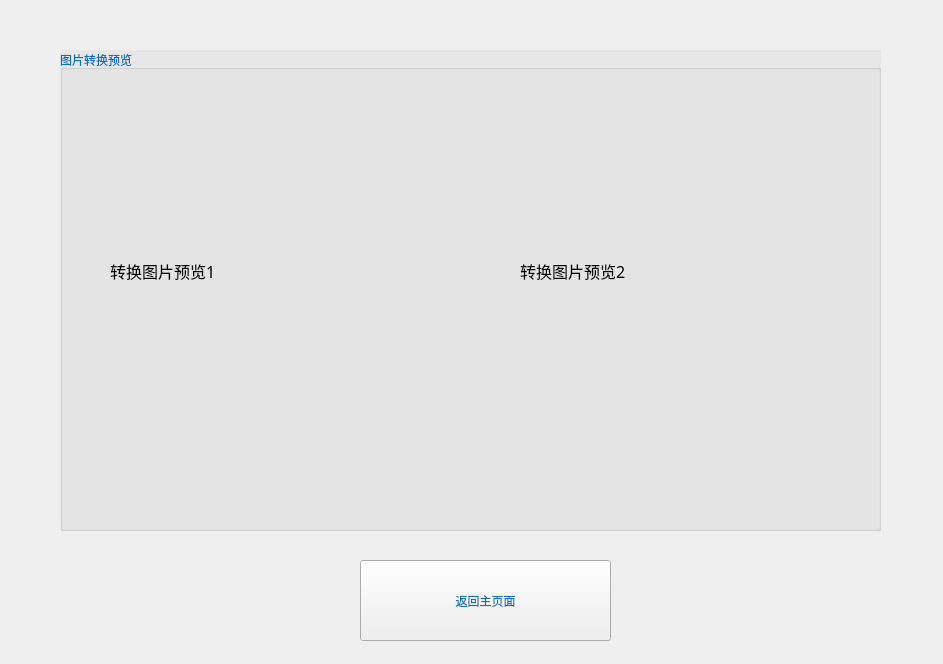
<?xml version="1.0" encoding="UTF-8"?>
<ui version="4.0">
 <class>Form</class>
 <widget class="QWidget" name="Form">
  <property name="geometry">
   <rect>
    <x>0</x>
    <y>0</y>
    <width>943</width>
    <height>664</height>
   </rect>
  </property>
  <property name="windowTitle">
   <string>Form</string>
  </property>
  <widget class="QGroupBox" name="groupBox">
   <property name="geometry">
    <rect>
     <x>60</x>
     <y>50</y>
     <width>821</width>
     <height>481</height>
    </rect>
   </property>
   <property name="palette">
    <palette>
     <active>
      <colorrole role="WindowText">
       <brush brushstyle="SolidPattern">
        <color alpha="255">
         <red>16</red>
         <green>113</green>
         <blue>184</blue>
        </color>
       </brush>
      </colorrole>
      <colorrole role="Button">
       <brush brushstyle="SolidPattern">
        <color alpha="255">
         <red>16</red>
         <green>113</green>
         <blue>184</blue>
        </color>
       </brush>
      </colorrole>
      <colorrole role="Light">
       <brush brushstyle="SolidPattern">
        <color alpha="255">
         <red>16</red>
         <green>113</green>
         <blue>184</blue>
        </color>
       </brush>
      </colorrole>
      <colorrole role="Midlight">
       <brush brushstyle="SolidPattern">
        <color alpha="255">
         <red>16</red>
         <green>113</green>
         <blue>184</blue>
        </color>
       </brush>
      </colorrole>
      <colorrole role="Dark">
       <brush brushstyle="SolidPattern">
        <color alpha="255">
         <red>16</red>
         <green>113</green>
         <blue>184</blue>
        </color>
       </brush>
      </colorrole>
      <colorrole role="Mid">
       <brush brushstyle="SolidPattern">
        <color alpha="255">
         <red>16</red>
         <green>113</green>
         <blue>184</blue>
        </color>
       </brush>
      </colorrole>
      <colorrole role="Text">
       <brush brushstyle="SolidPattern">
        <color alpha="255">
         <red>0</red>
         <green>0</green>
         <blue>0</blue>
        </color>
       </brush>
      </colorrole>
      <colorrole role="BrightText">
       <brush brushstyle="SolidPattern">
        <color alpha="255">
         <red>16</red>
         <green>113</green>
         <blue>184</blue>
        </color>
       </brush>
      </colorrole>
      <colorrole role="ButtonText">
       <brush brushstyle="SolidPattern">
        <color alpha="255">
         <red>0</red>
         <green>0</green>
         <blue>0</blue>
        </color>
       </brush>
      </colorrole>
      <colorrole role="Base">
       <brush brushstyle="SolidPattern">
        <color alpha="255">
         <red>16</red>
         <green>113</green>
         <blue>184</blue>
        </color>
       </brush>
      </colorrole>
      <colorrole role="Window">
       <brush brushstyle="SolidPattern">
        <color alpha="255">
         <red>231</red>
         <green>231</green>
         <blue>231</blue>
        </color>
       </brush>
      </colorrole>
      <colorrole role="Shadow">
       <brush brushstyle="SolidPattern">
        <color alpha="255">
         <red>16</red>
         <green>113</green>
         <blue>184</blue>
        </color>
       </brush>
      </colorrole>
      <colorrole role="HighlightedText">
       <brush brushstyle="SolidPattern">
        <color alpha="255">
         <red>16</red>
         <green>113</green>
         <blue>184</blue>
        </color>
       </brush>
      </colorrole>
      <colorrole role="AlternateBase">
       <brush brushstyle="SolidPattern">
        <color alpha="255">
         <red>16</red>
         <green>113</green>
         <blue>184</blue>
        </color>
       </brush>
      </colorrole>
      <colorrole role="NoRole">
       <brush brushstyle="SolidPattern">
        <color alpha="255">
         <red>16</red>
         <green>113</green>
         <blue>184</blue>
        </color>
       </brush>
      </colorrole>
      <colorrole role="ToolTipBase">
       <brush brushstyle="SolidPattern">
        <color alpha="255">
         <red>16</red>
         <green>113</green>
         <blue>184</blue>
        </color>
       </brush>
      </colorrole>
      <colorrole role="ToolTipText">
       <brush brushstyle="SolidPattern">
        <color alpha="255">
         <red>16</red>
         <green>113</green>
         <blue>184</blue>
        </color>
       </brush>
      </colorrole>
     </active>
     <inactive>
      <colorrole role="WindowText">
       <brush brushstyle="SolidPattern">
        <color alpha="255">
         <red>16</red>
         <green>113</green>
         <blue>184</blue>
        </color>
       </brush>
      </colorrole>
      <colorrole role="Button">
       <brush brushstyle="SolidPattern">
        <color alpha="255">
         <red>16</red>
         <green>113</green>
         <blue>184</blue>
        </color>
       </brush>
      </colorrole>
      <colorrole role="Light">
       <brush brushstyle="SolidPattern">
        <color alpha="255">
         <red>16</red>
         <green>113</green>
         <blue>184</blue>
        </color>
       </brush>
      </colorrole>
      <colorrole role="Midlight">
       <brush brushstyle="SolidPattern">
        <color alpha="255">
         <red>16</red>
         <green>113</green>
         <blue>184</blue>
        </color>
       </brush>
      </colorrole>
      <colorrole role="Dark">
       <brush brushstyle="SolidPattern">
        <color alpha="255">
         <red>16</red>
         <green>113</green>
         <blue>184</blue>
        </color>
       </brush>
      </colorrole>
      <colorrole role="Mid">
       <brush brushstyle="SolidPattern">
        <color alpha="255">
         <red>16</red>
         <green>113</green>
         <blue>184</blue>
        </color>
       </brush>
      </colorrole>
      <colorrole role="Text">
       <brush brushstyle="SolidPattern">
        <color alpha="255">
         <red>0</red>
         <green>0</green>
         <blue>0</blue>
        </color>
       </brush>
      </colorrole>
      <colorrole role="BrightText">
       <brush brushstyle="SolidPattern">
        <color alpha="255">
         <red>16</red>
         <green>113</green>
         <blue>184</blue>
        </color>
       </brush>
      </colorrole>
      <colorrole role="ButtonText">
       <brush brushstyle="SolidPattern">
        <color alpha="255">
         <red>0</red>
         <green>0</green>
         <blue>0</blue>
        </color>
       </brush>
      </colorrole>
      <colorrole role="Base">
       <brush brushstyle="SolidPattern">
        <color alpha="255">
         <red>16</red>
         <green>113</green>
         <blue>184</blue>
        </color>
       </brush>
      </colorrole>
      <colorrole role="Window">
       <brush brushstyle="SolidPattern">
        <color alpha="255">
         <red>231</red>
         <green>231</green>
         <blue>231</blue>
        </color>
       </brush>
      </colorrole>
      <colorrole role="Shadow">
       <brush brushstyle="SolidPattern">
        <color alpha="255">
         <red>16</red>
         <green>113</green>
         <blue>184</blue>
        </color>
       </brush>
      </colorrole>
      <colorrole role="HighlightedText">
       <brush brushstyle="SolidPattern">
        <color alpha="255">
         <red>16</red>
         <green>113</green>
         <blue>184</blue>
        </color>
       </brush>
      </colorrole>
      <colorrole role="AlternateBase">
       <brush brushstyle="SolidPattern">
        <color alpha="255">
         <red>16</red>
         <green>113</green>
         <blue>184</blue>
        </color>
       </brush>
      </colorrole>
      <colorrole role="NoRole">
       <brush brushstyle="SolidPattern">
        <color alpha="255">
         <red>16</red>
         <green>113</green>
         <blue>184</blue>
        </color>
       </brush>
      </colorrole>
      <colorrole role="ToolTipBase">
       <brush brushstyle="SolidPattern">
        <color alpha="255">
         <red>16</red>
         <green>113</green>
         <blue>184</blue>
        </color>
       </brush>
      </colorrole>
      <colorrole role="ToolTipText">
       <brush brushstyle="SolidPattern">
        <color alpha="255">
         <red>16</red>
         <green>113</green>
         <blue>184</blue>
        </color>
       </brush>
      </colorrole>
     </inactive>
     <disabled>
      <colorrole role="WindowText">
       <brush brushstyle="SolidPattern">
        <color alpha="255">
         <red>16</red>
         <green>113</green>
         <blue>184</blue>
        </color>
       </brush>
      </colorrole>
      <colorrole role="Button">
       <brush brushstyle="SolidPattern">
        <color alpha="255">
         <red>16</red>
         <green>113</green>
         <blue>184</blue>
        </color>
       </brush>
      </colorrole>
      <colorrole role="Light">
       <brush brushstyle="SolidPattern">
        <color alpha="255">
         <red>16</red>
         <green>113</green>
         <blue>184</blue>
        </color>
       </brush>
      </colorrole>
      <colorrole role="Midlight">
       <brush brushstyle="SolidPattern">
        <color alpha="255">
         <red>16</red>
         <green>113</green>
         <blue>184</blue>
        </color>
       </brush>
      </colorrole>
      <colorrole role="Dark">
       <brush brushstyle="SolidPattern">
        <color alpha="255">
         <red>16</red>
         <green>113</green>
         <blue>184</blue>
        </color>
       </brush>
      </colorrole>
      <colorrole role="Mid">
       <brush brushstyle="SolidPattern">
        <color alpha="255">
         <red>16</red>
         <green>113</green>
         <blue>184</blue>
        </color>
       </brush>
      </colorrole>
      <colorrole role="Text">
       <brush brushstyle="SolidPattern">
        <color alpha="255">
         <red>16</red>
         <green>113</green>
         <blue>184</blue>
        </color>
       </brush>
      </colorrole>
      <colorrole role="BrightText">
       <brush brushstyle="SolidPattern">
        <color alpha="255">
         <red>16</red>
         <green>113</green>
         <blue>184</blue>
        </color>
       </brush>
      </colorrole>
      <colorrole role="ButtonText">
       <brush brushstyle="SolidPattern">
        <color alpha="255">
         <red>16</red>
         <green>113</green>
         <blue>184</blue>
        </color>
       </brush>
      </colorrole>
      <colorrole role="Base">
       <brush brushstyle="SolidPattern">
        <color alpha="255">
         <red>231</red>
         <green>231</green>
         <blue>231</blue>
        </color>
       </brush>
      </colorrole>
      <colorrole role="Window">
       <brush brushstyle="SolidPattern">
        <color alpha="255">
         <red>231</red>
         <green>231</green>
         <blue>231</blue>
        </color>
       </brush>
      </colorrole>
      <colorrole role="Shadow">
       <brush brushstyle="SolidPattern">
        <color alpha="255">
         <red>16</red>
         <green>113</green>
         <blue>184</blue>
        </color>
       </brush>
      </colorrole>
      <colorrole role="HighlightedText">
       <brush brushstyle="SolidPattern">
        <color alpha="255">
         <red>16</red>
         <green>113</green>
         <blue>184</blue>
        </color>
       </brush>
      </colorrole>
      <colorrole role="AlternateBase">
       <brush brushstyle="SolidPattern">
        <color alpha="255">
         <red>16</red>
         <green>113</green>
         <blue>184</blue>
        </color>
       </brush>
      </colorrole>
      <colorrole role="NoRole">
       <brush brushstyle="SolidPattern">
        <color alpha="255">
         <red>16</red>
         <green>113</green>
         <blue>184</blue>
        </color>
       </brush>
      </colorrole>
      <colorrole role="ToolTipBase">
       <brush brushstyle="SolidPattern">
        <color alpha="255">
         <red>16</red>
         <green>113</green>
         <blue>184</blue>
        </color>
       </brush>
      </colorrole>
      <colorrole role="ToolTipText">
       <brush brushstyle="SolidPattern">
        <color alpha="255">
         <red>16</red>
         <green>113</green>
         <blue>184</blue>
        </color>
       </brush>
      </colorrole>
     </disabled>
    </palette>
   </property>
   <property name="autoFillBackground">
    <bool>true</bool>
   </property>
   <property name="styleSheet">
    <string notr="true">font: 18pt &quot;楷体&quot;;</string>
   </property>
   <property name="title">
    <string>图片转换预览</string>
   </property>
   <widget class="QLabel" name="label">
    <property name="geometry">
     <rect>
      <x>50</x>
      <y>70</y>
      <width>321</width>
      <height>301</height>
     </rect>
    </property>
    <property name="palette">
     <palette>
      <active>
       <colorrole role="WindowText">
        <brush brushstyle="SolidPattern">
         <color alpha="255">
          <red>0</red>
          <green>0</green>
          <blue>0</blue>
         </color>
        </brush>
       </colorrole>
       <colorrole role="Text">
        <brush brushstyle="SolidPattern">
         <color alpha="255">
          <red>0</red>
          <green>0</green>
          <blue>0</blue>
         </color>
        </brush>
       </colorrole>
       <colorrole role="ButtonText">
        <brush brushstyle="SolidPattern">
         <color alpha="255">
          <red>0</red>
          <green>0</green>
          <blue>0</blue>
         </color>
        </brush>
       </colorrole>
       <colorrole role="AlternateBase">
        <brush brushstyle="SolidPattern">
         <color alpha="255">
          <red>0</red>
          <green>0</green>
          <blue>0</blue>
         </color>
        </brush>
       </colorrole>
      </active>
      <inactive>
       <colorrole role="WindowText">
        <brush brushstyle="SolidPattern">
         <color alpha="255">
          <red>0</red>
          <green>0</green>
          <blue>0</blue>
         </color>
        </brush>
       </colorrole>
       <colorrole role="Text">
        <brush brushstyle="SolidPattern">
         <color alpha="255">
          <red>0</red>
          <green>0</green>
          <blue>0</blue>
         </color>
        </brush>
       </colorrole>
       <colorrole role="ButtonText">
        <brush brushstyle="SolidPattern">
         <color alpha="255">
          <red>0</red>
          <green>0</green>
          <blue>0</blue>
         </color>
        </brush>
       </colorrole>
       <colorrole role="AlternateBase">
        <brush brushstyle="SolidPattern">
         <color alpha="255">
          <red>0</red>
          <green>0</green>
          <blue>0</blue>
         </color>
        </brush>
       </colorrole>
      </inactive>
      <disabled>
       <colorrole role="WindowText">
        <brush brushstyle="SolidPattern">
         <color alpha="255">
          <red>0</red>
          <green>0</green>
          <blue>0</blue>
         </color>
        </brush>
       </colorrole>
       <colorrole role="Text">
        <brush brushstyle="SolidPattern">
         <color alpha="255">
          <red>0</red>
          <green>0</green>
          <blue>0</blue>
         </color>
        </brush>
       </colorrole>
       <colorrole role="ButtonText">
        <brush brushstyle="SolidPattern">
         <color alpha="255">
          <red>0</red>
          <green>0</green>
          <blue>0</blue>
         </color>
        </brush>
       </colorrole>
       <colorrole role="AlternateBase">
        <brush brushstyle="SolidPattern">
         <color alpha="255">
          <red>0</red>
          <green>0</green>
          <blue>0</blue>
         </color>
        </brush>
       </colorrole>
      </disabled>
     </palette>
    </property>
    <property name="font">
     <font>
      <family>楷体</family>
      <pointsize>12</pointsize>
      <weight>50</weight>
      <italic>false</italic>
      <bold>false</bold>
     </font>
    </property>
    <property name="styleSheet">
     <string notr="true">font: 12pt &quot;楷体&quot;;color:rgb(0, 0,0)</string>
    </property>
    <property name="text">
     <string>转换图片预览1</string>
    </property>
   </widget>
   <widget class="QLabel" name="label_2">
    <property name="geometry">
     <rect>
      <x>460</x>
      <y>70</y>
      <width>321</width>
      <height>301</height>
     </rect>
    </property>
    <property name="palette">
     <palette>
      <active>
       <colorrole role="WindowText">
        <brush brushstyle="SolidPattern">
         <color alpha="255">
          <red>0</red>
          <green>0</green>
          <blue>0</blue>
         </color>
        </brush>
       </colorrole>
       <colorrole role="Text">
        <brush brushstyle="SolidPattern">
         <color alpha="255">
          <red>0</red>
          <green>0</green>
          <blue>0</blue>
         </color>
        </brush>
       </colorrole>
       <colorrole role="ButtonText">
        <brush brushstyle="SolidPattern">
         <color alpha="255">
          <red>0</red>
          <green>0</green>
          <blue>0</blue>
         </color>
        </brush>
       </colorrole>
       <colorrole role="AlternateBase">
        <brush brushstyle="SolidPattern">
         <color alpha="255">
          <red>0</red>
          <green>0</green>
          <blue>0</blue>
         </color>
        </brush>
       </colorrole>
      </active>
      <inactive>
       <colorrole role="WindowText">
        <brush brushstyle="SolidPattern">
         <color alpha="255">
          <red>0</red>
          <green>0</green>
          <blue>0</blue>
         </color>
        </brush>
       </colorrole>
       <colorrole role="Text">
        <brush brushstyle="SolidPattern">
         <color alpha="255">
          <red>0</red>
          <green>0</green>
          <blue>0</blue>
         </color>
        </brush>
       </colorrole>
       <colorrole role="ButtonText">
        <brush brushstyle="SolidPattern">
         <color alpha="255">
          <red>0</red>
          <green>0</green>
          <blue>0</blue>
         </color>
        </brush>
       </colorrole>
       <colorrole role="AlternateBase">
        <brush brushstyle="SolidPattern">
         <color alpha="255">
          <red>0</red>
          <green>0</green>
          <blue>0</blue>
         </color>
        </brush>
       </colorrole>
      </inactive>
      <disabled>
       <colorrole role="WindowText">
        <brush brushstyle="SolidPattern">
         <color alpha="255">
          <red>0</red>
          <green>0</green>
          <blue>0</blue>
         </color>
        </brush>
       </colorrole>
       <colorrole role="Text">
        <brush brushstyle="SolidPattern">
         <color alpha="255">
          <red>0</red>
          <green>0</green>
          <blue>0</blue>
         </color>
        </brush>
       </colorrole>
       <colorrole role="ButtonText">
        <brush brushstyle="SolidPattern">
         <color alpha="255">
          <red>0</red>
          <green>0</green>
          <blue>0</blue>
         </color>
        </brush>
       </colorrole>
       <colorrole role="AlternateBase">
        <brush brushstyle="SolidPattern">
         <color alpha="255">
          <red>0</red>
          <green>0</green>
          <blue>0</blue>
         </color>
        </brush>
       </colorrole>
      </disabled>
     </palette>
    </property>
    <property name="font">
     <font>
      <family>楷体</family>
      <pointsize>12</pointsize>
      <weight>50</weight>
      <italic>false</italic>
      <bold>false</bold>
     </font>
    </property>
    <property name="styleSheet">
     <string notr="true">font: 12pt &quot;楷体&quot;;color:rgb(0, 0,0)</string>
    </property>
    <property name="text">
     <string>转换图片预览2</string>
    </property>
   </widget>
  </widget>
  <widget class="QPushButton" name="pushButton_4">
   <property name="geometry">
    <rect>
     <x>360</x>
     <y>560</y>
     <width>251</width>
     <height>81</height>
    </rect>
   </property>
   <property name="styleSheet">
    <string notr="true">font: 14pt &quot;楷体&quot;;color:rgb(16, 113, 184)</string>
   </property>
   <property name="text">
    <string>返回主页面</string>
   </property>
   <property name="icon">
    <iconset>
     <normaloff>../../pikaqiu22.png</normaloff>../../pikaqiu22.png</iconset>
   </property>
   <property name="iconSize">
    <size>
     <width>70</width>
     <height>70</height>
    </size>
   </property>
  </widget>
 </widget>
 <resources/>
 <connections/>
</ui>
